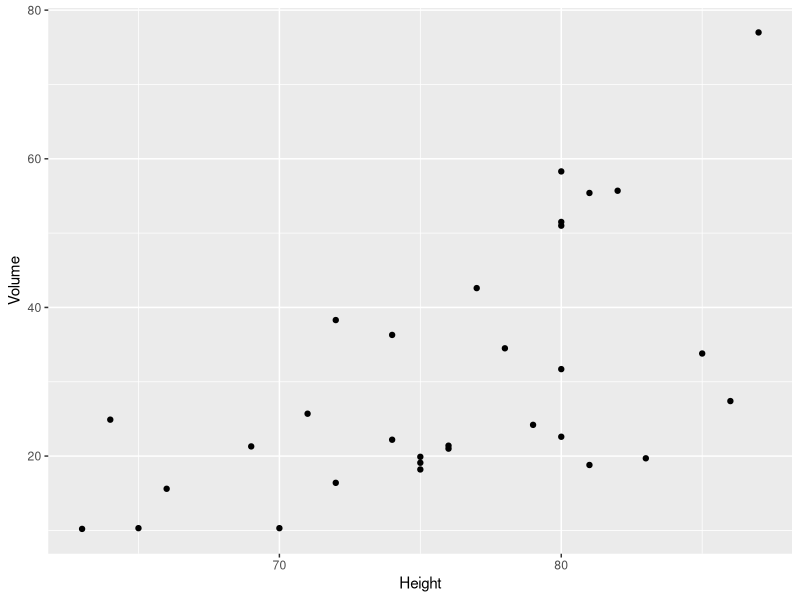
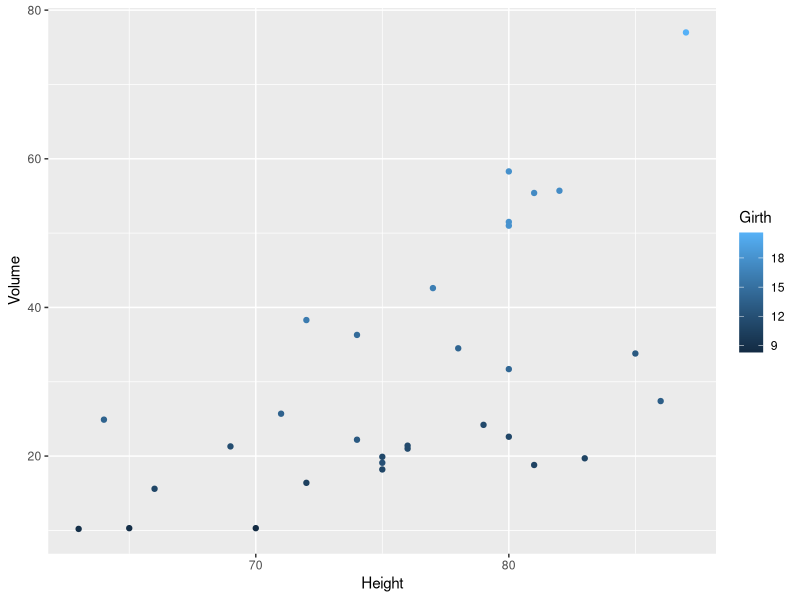
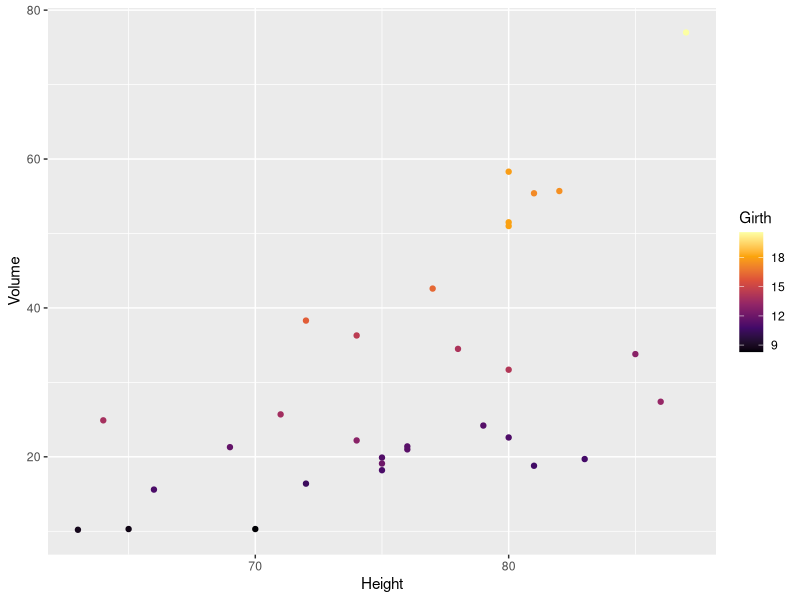
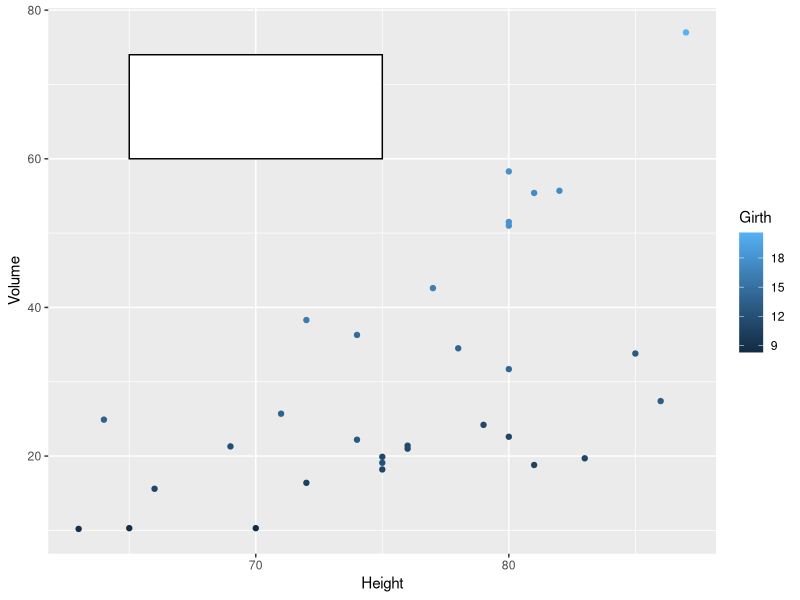

Source code (R) for these figures, in order:
## ---- chunk 1
knitr::opts_chunk$set(echo = TRUE)
library(ggplot2)
library(cowplot)
library(broom)
## ---- chunk 2
data(trees)
model <- lm(Volume ~ Height, data = trees)
model
## ---- chunk 3
summary(model)
## ---- chunk 4
ggplot(trees, aes(x=Height, y=Volume)) +
  geom_point()
## ---- chunk 5
ggplot(trees, aes(x=Height, y=Volume, color = Girth)) +
  geom_point()
## ---- chunk 6
graph <- ggplot(trees, aes(x=Height, y=Volume, color = Girth)) +
  geom_point() 
  
  
plot_grid( graph + scale_color_viridis_c(option = "inferno"))

#for Brewer, install Brewer package and do "scale_color_continous(pallete = "______")
## ---- chunk 7
graph + annotate('rect', xmin=65, xmax=75, ymin=60, ymax=74,
         fill='white', color='black') 
## ---- chunk 8
#graph + annotate('rect', xmin=65, xmax=75, ymin=60, ymax=74,
        # fill='white', color='black') +
 #annotate(y = intercept + slope * x, x = 66, y = 62)

  
#broom::tidy(model)


## ---- chunk 9
broom::glance(model)
